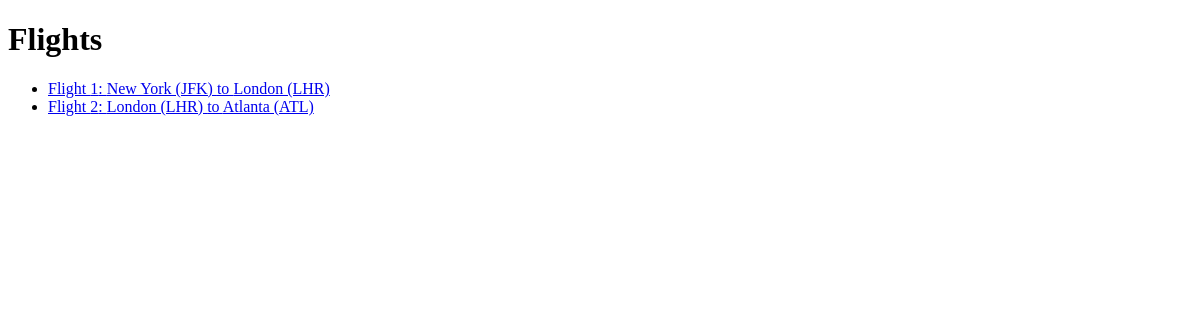
Before: /flights/ with the older database file.
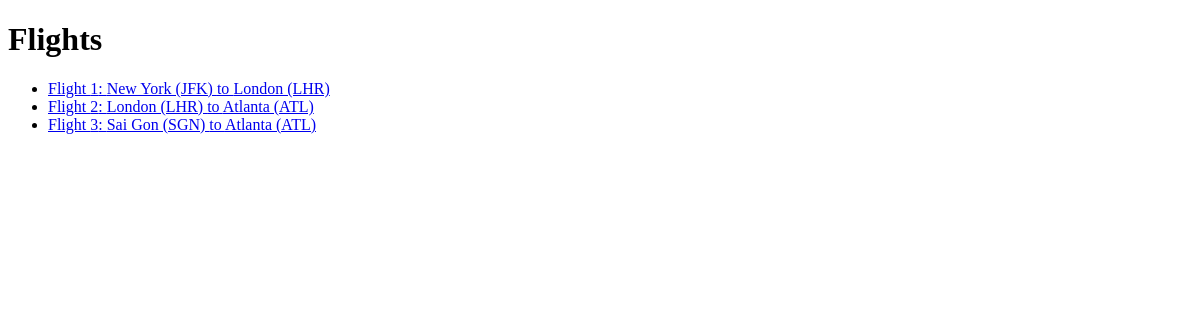
After: the same page with the newer database file.
### flights/models.py (models this page shows, shortened)
class Flight(models.Model):
    origin = models.ForeignKey(Airport, on_delete=models.CASCADE, related_name="departures")
    destination = models.ForeignKey(Airport, on_delete=models.CASCADE, related_name="arrivals")
    duration = models.IntegerField()

class Airport(models.Model):
    code = models.CharField(max_length=3)
    city = models.CharField(max_length=64)
    def __str__(self):
        return f"{self.city} ({self.code})"

### flights/views.py (the view)
# urls.py: path("", views.index, name="index"),
def index(request):
    return render(request, "flights/index.html", {
        "flights": Flight.objects.all()
    })

### flights/templates/flights/index.html
{% extends "flights/layout.html" %}
{% block body %}
  <h1>Flights</h1>
  <ul>
    {% for flight in flights %}
      <li>
        <a href="{% url 'flight' flight.id %}">
            Flight {{flight.id}}: {{flight.origin}} to {{flight.destination}}
        </a>
      </li>
    {% endfor %}
  </ul>
{% endblock %}

Changed rows visible on the page:
added Flight: id "3", origin "Sai Gon (SGN)", destination "Atlanta (ATL)"
